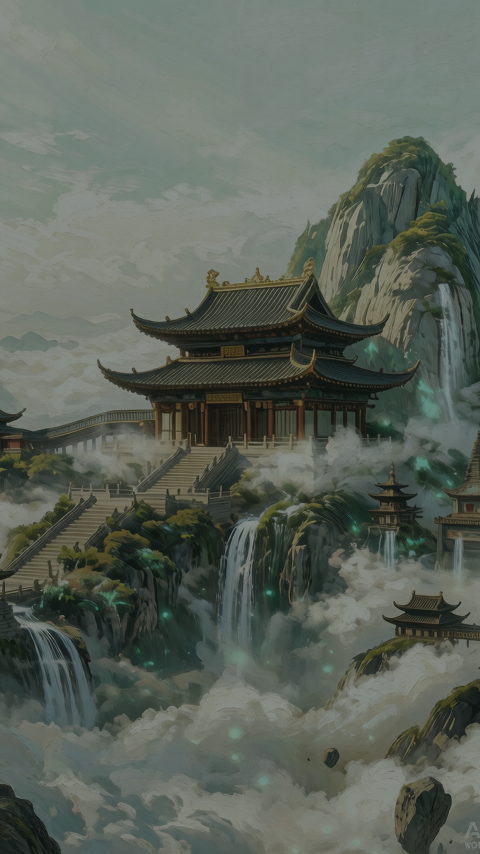
#> input picture art/backgrounds/sect_bg_grand_01.png, 960 x 1708 px, found by its file name (shown at 1/2 size); its folder holds 4 pictures in this run
$ python apply_overlay.py
#> lines starting #> are read from the running program, lines starting #| are printed output that depends on the picture
# -*- coding: utf-8 -*-
import os, subprocess
from PIL import Image

ROOT = "E:/Xiuxian/taixuanzongmenlu"
OUT_DIR = os.path.join(ROOT, "art/backgrounds")
SRC_DIR = os.path.join(ROOT, "art/backgrounds/_gen/sect_bg_grand")
OVERLAY = (22, 34, 29)  # #16221D
ALPHA = 0.50

final_paths = []
for i in range(1, 11):
    path = os.path.join(OUT_DIR, f"sect_bg_grand_{i:02d}.png")
    img = Image.open(path).convert("RGB")
#> img is the input picture: PIL image 960x1708 RGB; mean R, G, B 91.5, 99.2, 89.9
    # blend with overlay
    overlay = Image.new("RGB", img.size, OVERLAY)
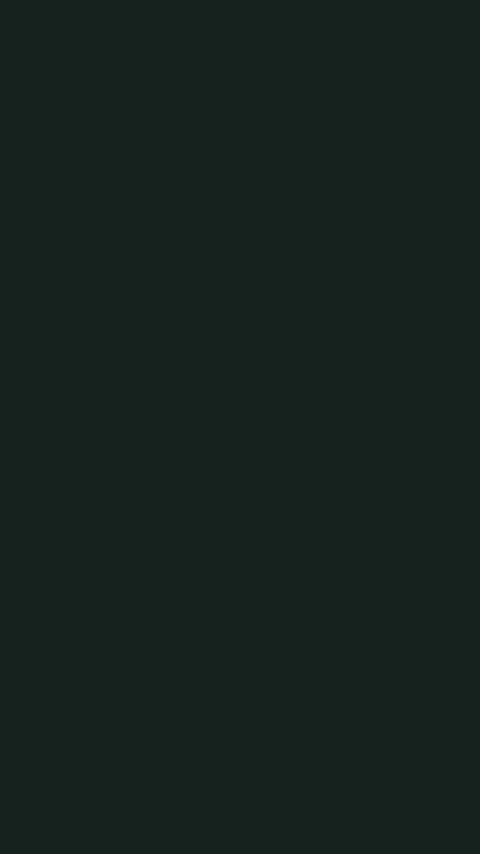
#> overlay: PIL image 960x1708 RGB (shown at 1/2 size); mean R, G, B 22, 34, 29
    img = Image.blend(img, overlay, ALPHA)
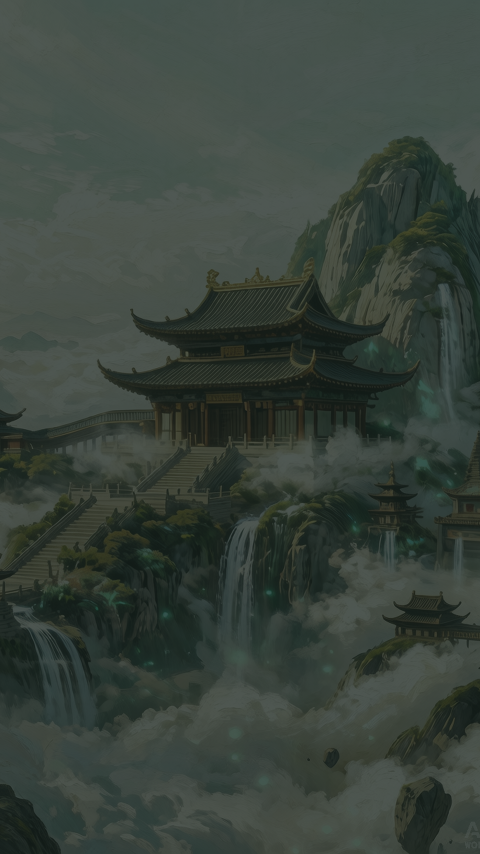
#> img: PIL image 960x1708 RGB (shown at 1/2 size); mean R, G, B 56.5, 66.4, 59.2
    img.save(path, "PNG")
    final_paths.append(path)
    print(f"[OVERLAY] {path}")
#> pass 2 of the loop `for i in range(1, 11):`:
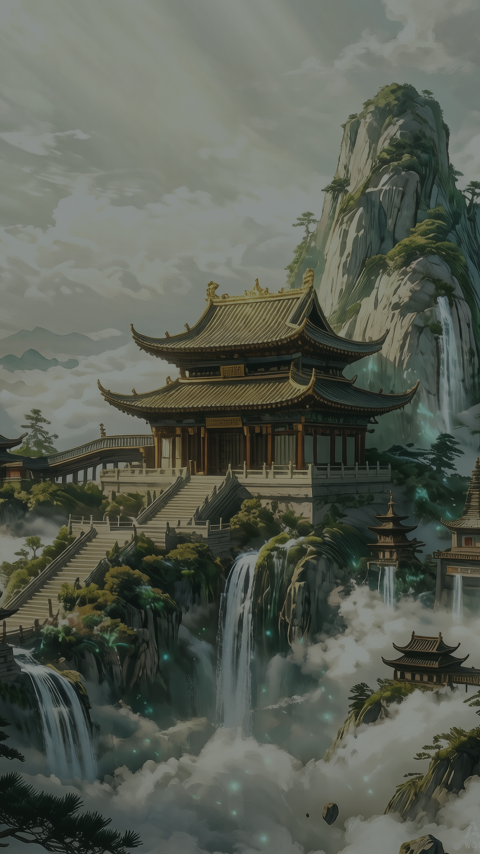
#> input picture art/backgrounds/sect_bg_grand_02.png, 960 x 1708 px, found by its file name (shown at 1/2 size)
#> img is the input picture: PIL image 960x1708 RGB; mean R, G, B 88.9, 94.2, 83.6
#> `img = Image.blend(img, overlay, ALPHA)`:
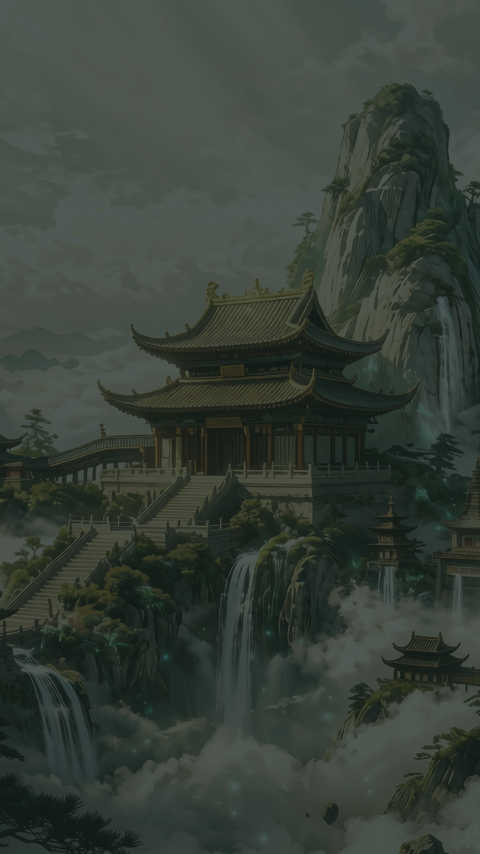
#> img: PIL image 960x1708 RGB (shown at 1/2 size); mean R, G, B 55.2, 63.8, 56.1
#> pass 3 of the loop `for i in range(1, 11):`:
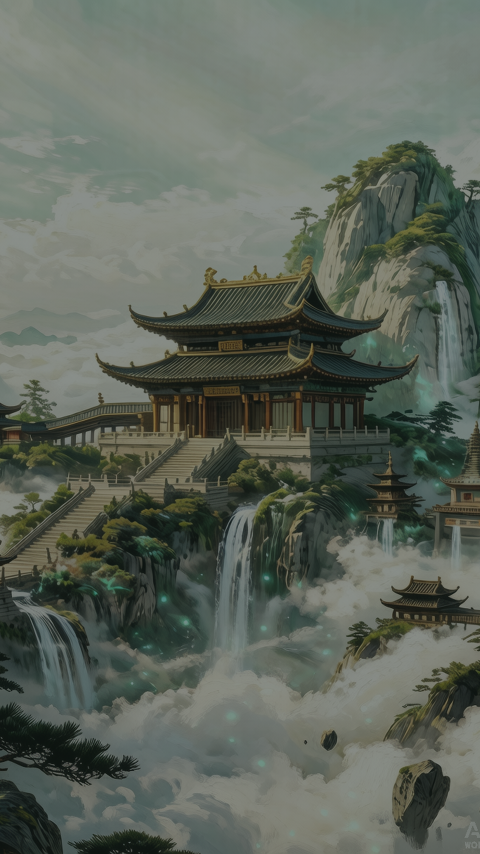
#> input picture art/backgrounds/sect_bg_grand_03.png, 960 x 1708 px, found by its file name (shown at 1/2 size)
#> img is the input picture: PIL image 960x1708 RGB; mean R, G, B 92.7, 100.1, 90.2
#> `img = Image.blend(img, overlay, ALPHA)`:
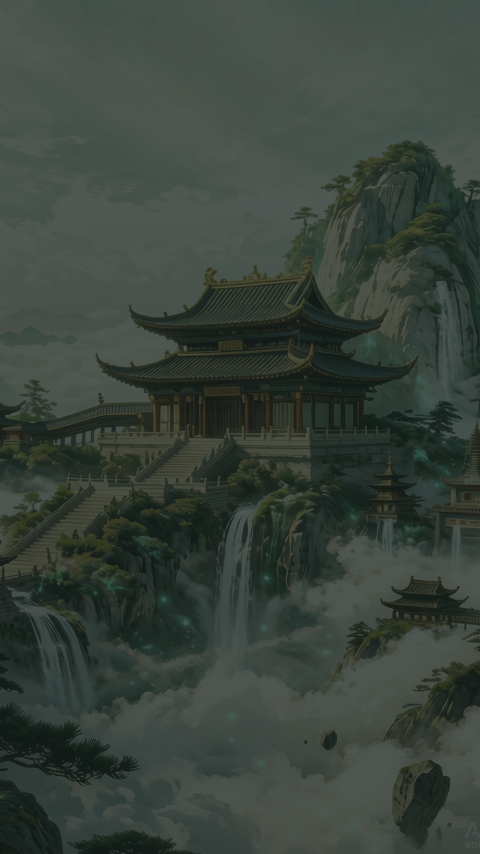
#> img: PIL image 960x1708 RGB (shown at 1/2 size); mean R, G, B 57.1, 66.8, 59.3
#> (the run stopped early here; a loop or call above may not have finished)
